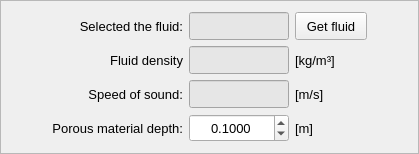
       <widget class="QFrame" name="frame">
        <property name="frameShape">
         <enum>QFrame::StyledPanel</enum>
        </property>
        <property name="frameShadow">
         <enum>QFrame::Raised</enum>
        </property>
        <layout class="QGridLayout" name="gridLayout_18">
         <item row="1" column="1">
          <widget class="QLabel" name="label_36">
           <property name="font">
            <font>
             <pointsize>10</pointsize>
            </font>
           </property>
           <property name="text">
            <string>Fluid density</string>
           </property>
           <property name="alignment">
            <set>Qt::AlignRight|Qt::AlignTrailing|Qt::AlignVCenter</set>
           </property>
          </widget>
         </item>
         <item row="1" column="2">
          <widget class="QLineEdit" name="lineEdit_fluid_density">
           <property name="enabled">
            <bool>false</bool>
           </property>
           <property name="minimumSize">
            <size>
             <width>100</width>
             <height>28</height>
            </size>
           </property>
           <property name="maximumSize">
            <size>
             <width>100</width>
             <height>28</height>
            </size>
           </property>
           <property name="font">
            <font>
             <pointsize>10</pointsize>
            </font>
           </property>
           <property name="focusPolicy">
            <enum>Qt::ClickFocus</enum>
           </property>
           <property name="styleSheet">
            <string notr="true">QLineEdit{background-color: rgb(255, 255, 255); color: rgb(0, 0, 0)}
QLineEdit:disabled {background-color: rgb(230, 230, 230); color: rgb(120, 120, 120)}</string>
           </property>
           <property name="text">
            <string/>
           </property>
           <property name="alignment">
            <set>Qt::AlignCenter</set>
           </property>
          </widget>
         </item>
         <item row="3" column="3">
          <widget class="QLabel" name="label_17">
           <property name="font">
            <font>
             <pointsize>10</pointsize>
            </font>
           </property>
           <property name="text">
            <string>[m]</string>
           </property>
           <property name="alignment">
            <set>Qt::AlignLeading|Qt::AlignLeft|Qt::AlignVCenter</set>
           </property>
          </widget>
         </item>
         <item row="0" column="3">
          <widget class="QPushButton" name="pushButton_get_fluid">
           <property name="minimumSize">
            <size>
             <width>72</width>
             <height>0</height>
            </size>
           </property>
           <property name="maximumSize">
            <size>
             <width>72</width>
             <height>28</height>
            </size>
           </property>
           <property name="font">
            <font>
             <pointsize>10</pointsize>
            </font>
           </property>
           <property name="text">
            <string>Get fluid</string>
           </property>
          </widget>
         </item>
         <item row="3" column="0">
          <spacer name="horizontalSpacer_14">
           <property name="orientation">
            <enum>Qt::Horizontal</enum>
           </property>
           <property name="sizeHint" stdset="0">
            <size>
             <width>40</width>
             <height>20</height>
            </size>
           </property>
          </spacer>
         </item>
         <item row="3" column="4">
          <spacer name="horizontalSpacer_18">
           <property name="orientation">
            <enum>Qt::Horizontal</enum>
           </property>
           <property name="sizeHint" stdset="0">
            <size>
             <width>40</width>
             <height>20</height>
            </size>
           </property>
          </spacer>
         </item>
         <item row="3" column="2">
          <widget class="QDoubleSpinBox" name="doubleSpinBox_porous_material_depth">
           <property name="minimumSize">
            <size>
             <width>100</width>
             <height>28</height>
            </size>
           </property>
           <property name="maximumSize">
            <size>
             <width>100</width>
             <height>28</height>
            </size>
           </property>
           <property name="font">
            <font>
             <pointsize>10</pointsize>
            </font>
           </property>
           <property name="alignment">
            <set>Qt::AlignCenter</set>
           </property>
           <property name="decimals">
            <number>4</number>
           </property>
           <property name="minimum">
            <double>0.001000000000000</double>
           </property>
           <property name="maximum">
            <double>100.000000000000000</double>
           </property>
           <property name="singleStep">
            <double>0.050000000000000</double>
           </property>
           <property name="value">
            <double>0.100000000000000</double>
           </property>
          </widget>
         </item>
         <item row="3" column="1">
          <widget class="QLabel" name="label_16">
           <property name="font">
            <font>
             <pointsize>10</pointsize>
            </font>
           </property>
           <property name="text">
            <string>Porous material depth:</string>
           </property>
           <property name="alignment">
            <set>Qt::AlignRight|Qt::AlignTrailing|Qt::AlignVCenter</set>
           </property>
          </widget>
         </item>
         <item row="0" column="2">
          <widget class="QLineEdit" name="lineEdit_selected_fluid">
           <property name="enabled">
            <bool>false</bool>
           </property>
           <property name="minimumSize">
            <size>
             <width>100</width>
             <height>28</height>
            </size>
           </property>
           <property name="maximumSize">
            <size>
             <width>100</width>
             <height>28</height>
            </size>
           </property>
           <property name="font">
            <font>
             <pointsize>10</pointsize>
            </font>
           </property>
           <property name="focusPolicy">
            <enum>Qt::ClickFocus</enum>
           </property>
           <property name="styleSheet">
            <string notr="true">QLineEdit{background-color: rgb(255, 255, 255); color: rgb(0, 0, 0)}
QLineEdit:disabled {background-color: rgb(230, 230, 230); color: rgb(120, 120, 120)}</string>
           </property>
           <property name="text">
            <string/>
           </property>
           <property name="alignment">
            <set>Qt::AlignCenter</set>
           </property>
          </widget>
         </item>
         <item row="0" column="1">
          <widget class="QLabel" name="label_31">
           <property name="font">
            <font>
             <pointsize>10</pointsize>
            </font>
           </property>
           <property name="text">
            <string>Selected the fluid:</string>
           </property>
           <property name="alignment">
            <set>Qt::AlignRight|Qt::AlignTrailing|Qt::AlignVCenter</set>
           </property>
          </widget>
         </item>
         <item row="2" column="1">
          <widget class="QLabel" name="label_47">
           <property name="font">
            <font>
             <pointsize>10</pointsize>
            </font>
           </property>
           <property name="text">
            <string>Speed of sound:</string>
           </property>
           <property name="alignment">
            <set>Qt::AlignRight|Qt::AlignTrailing|Qt::AlignVCenter</set>
           </property>
          </widget>
         </item>
         <item row="2" column="2">
          <widget class="QLineEdit" name="lineEdit_speed_of_sound">
           <property name="enabled">
            <bool>false</bool>
           </property>
           <property name="minimumSize">
            <size>
             <width>100</width>
             <height>28</height>
            </size>
           </property>
           <property name="maximumSize">
            <size>
             <width>100</width>
             <height>28</height>
            </size>
           </property>
           <property name="font">
            <font>
             <pointsize>10</pointsize>
            </font>
           </property>
           <property name="focusPolicy">
            <enum>Qt::ClickFocus</enum>
           </property>
           <property name="styleSheet">
            <string notr="true">QLineEdit{background-color: rgb(255, 255, 255); color: rgb(0, 0, 0)}
QLineEdit:disabled {background-color: rgb(230, 230, 230); color: rgb(120, 120, 120)}</string>
           </property>
           <property name="text">
            <string/>
           </property>
           <property name="alignment">
            <set>Qt::AlignCenter</set>
           </property>
          </widget>
         </item>
         <item row="1" column="3">
          <widget class="QLabel" name="label_48">
           <property name="font">
            <font>
             <pointsize>10</pointsize>
            </font>
           </property>
           <property name="text">
            <string>[kg/m³]</string>
           </property>
           <property name="alignment">
            <set>Qt::AlignLeading|Qt::AlignLeft|Qt::AlignVCenter</set>
           </property>
          </widget>
         </item>
         <item row="2" column="3">
          <widget class="QLabel" name="label_49">
           <property name="font">
            <font>
             <pointsize>10</pointsize>
            </font>
           </property>
           <property name="text">
            <string>[m/s]</string>
           </property>
           <property name="alignment">
            <set>Qt::AlignLeading|Qt::AlignLeft|Qt::AlignVCenter</set>
           </property>
          </widget>
         </item>
        </layout>
       </widget>
